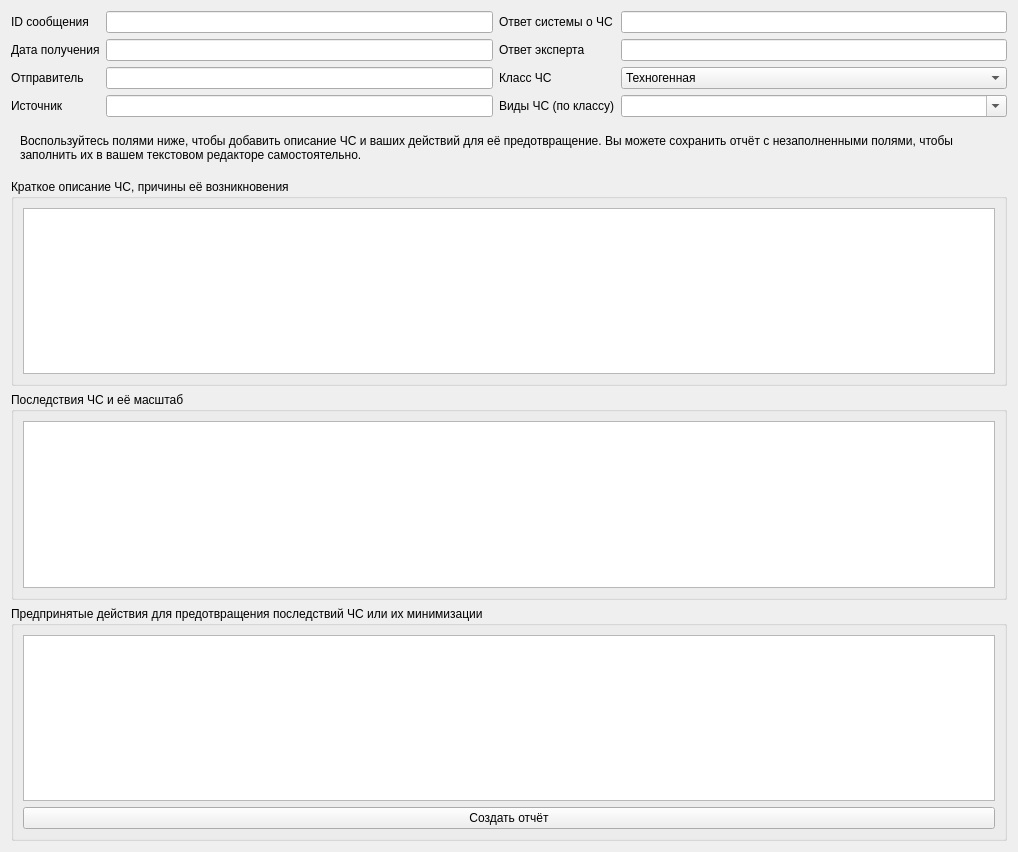
<?xml version="1.0" encoding="UTF-8"?>
<ui version="4.0">
 <class>report_form</class>
 <widget class="QWidget" name="report_form">
  <property name="geometry">
   <rect>
    <x>0</x>
    <y>0</y>
    <width>1018</width>
    <height>852</height>
   </rect>
  </property>
  <property name="windowTitle">
   <string>Окно формирования отчёта</string>
  </property>
  <property name="styleSheet">
   <string notr="true">font: 10pt &quot;MS Shell Dlg 2&quot;;</string>
  </property>
  <layout class="QGridLayout" name="gridLayout">
   <item row="3" column="2">
    <widget class="QLabel" name="label_8">
     <property name="text">
      <string>Виды ЧС (по классу)</string>
     </property>
    </widget>
   </item>
   <item row="2" column="2">
    <widget class="QLabel" name="label_7">
     <property name="text">
      <string>Класс ЧС</string>
     </property>
    </widget>
   </item>
   <item row="3" column="0">
    <widget class="QLabel" name="label_4">
     <property name="text">
      <string>Источник</string>
     </property>
    </widget>
   </item>
   <item row="0" column="3">
    <widget class="QLineEdit" name="predicted">
     <property name="readOnly">
      <bool>true</bool>
     </property>
    </widget>
   </item>
   <item row="3" column="3">
    <widget class="QComboBox" name="emergency_type">
     <property name="editable">
      <bool>true</bool>
     </property>
    </widget>
   </item>
   <item row="1" column="2">
    <widget class="QLabel" name="label_6">
     <property name="text">
      <string>Ответ эксперта</string>
     </property>
    </widget>
   </item>
   <item row="0" column="2">
    <widget class="QLabel" name="label_5">
     <property name="text">
      <string>Ответ системы о ЧС</string>
     </property>
    </widget>
   </item>
   <item row="2" column="3">
    <widget class="QComboBox" name="emergency_class">
     <item>
      <property name="text">
       <string>Техногенная</string>
      </property>
     </item>
     <item>
      <property name="text">
       <string>Антропогенная</string>
      </property>
     </item>
     <item>
      <property name="text">
       <string>Природная</string>
      </property>
     </item>
     <item>
      <property name="text">
       <string>Экологическая</string>
      </property>
     </item>
     <item>
      <property name="text">
       <string>Социальная</string>
      </property>
     </item>
     <item>
      <property name="text">
       <string>Смешанная</string>
      </property>
     </item>
    </widget>
   </item>
   <item row="3" column="1">
    <widget class="QLineEdit" name="source">
     <property name="readOnly">
      <bool>true</bool>
     </property>
    </widget>
   </item>
   <item row="8" column="0" colspan="4">
    <widget class="QGroupBox" name="groupBox_3">
     <property name="title">
      <string>Предпринятые действия для предотвращения последствий ЧС или их минимизации</string>
     </property>
     <layout class="QGridLayout" name="gridLayout_4">
      <item row="0" column="0">
       <widget class="QTextEdit" name="operator_actions"/>
      </item>
      <item row="1" column="0">
       <widget class="QPushButton" name="btn_create_filled_report">
        <property name="text">
         <string>Создать отчёт</string>
        </property>
       </widget>
      </item>
     </layout>
    </widget>
   </item>
   <item row="1" column="0">
    <widget class="QLabel" name="label_2">
     <property name="text">
      <string>Дата получения</string>
     </property>
    </widget>
   </item>
   <item row="1" column="3">
    <widget class="QLineEdit" name="actual"/>
   </item>
   <item row="5" column="0" colspan="4">
    <widget class="QWidget" name="just_widget" native="true">
     <property name="minimumSize">
      <size>
       <width>0</width>
       <height>50</height>
      </size>
     </property>
     <property name="styleSheet">
      <string notr="true">QWidget#widget: border: 1px solid black;
</string>
     </property>
     <layout class="QVBoxLayout" name="verticalLayout">
      <item>
       <widget class="QLabel" name="label_12">
        <property name="text">
         <string>Воспользуйтесь полями ниже, чтобы добавить описание ЧС и ваших действий для её предотвращение. Вы можете сохранить отчёт с незаполненными полями, чтобы заполнить их в вашем текстовом редакторе самостоятельно.</string>
        </property>
        <property name="alignment">
         <set>Qt::AlignLeading|Qt::AlignLeft|Qt::AlignVCenter</set>
        </property>
        <property name="wordWrap">
         <bool>true</bool>
        </property>
       </widget>
      </item>
     </layout>
    </widget>
   </item>
   <item row="0" column="0">
    <widget class="QLabel" name="label">
     <property name="text">
      <string>ID сообщения</string>
     </property>
    </widget>
   </item>
   <item row="2" column="1">
    <widget class="QLineEdit" name="sender_message">
     <property name="readOnly">
      <bool>true</bool>
     </property>
    </widget>
   </item>
   <item row="0" column="1">
    <widget class="QLineEdit" name="id_message">
     <property name="readOnly">
      <bool>true</bool>
     </property>
    </widget>
   </item>
   <item row="7" column="0" colspan="4">
    <widget class="QGroupBox" name="groupBox_2">
     <property name="title">
      <string>Последствия ЧС и её масштаб</string>
     </property>
     <layout class="QGridLayout" name="gridLayout_3">
      <item row="0" column="0">
       <widget class="QTextEdit" name="impact_and_scale"/>
      </item>
     </layout>
    </widget>
   </item>
   <item row="6" column="0" colspan="4">
    <widget class="QGroupBox" name="groupBox">
     <property name="title">
      <string>Краткое описание ЧС, причины её возникновения</string>
     </property>
     <layout class="QGridLayout" name="gridLayout_2">
      <item row="0" column="0">
       <widget class="QTextEdit" name="emergency_description"/>
      </item>
     </layout>
    </widget>
   </item>
   <item row="2" column="0">
    <widget class="QLabel" name="label_3">
     <property name="text">
      <string>Отправитель</string>
     </property>
    </widget>
   </item>
   <item row="1" column="1">
    <widget class="QLineEdit" name="receive_date"/>
   </item>
  </layout>
 </widget>
 <resources/>
 <connections/>
</ui>
